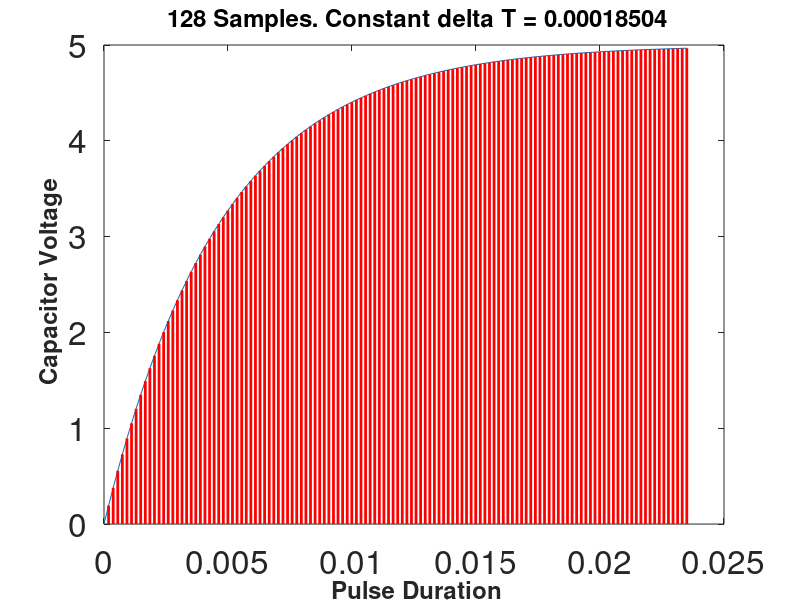
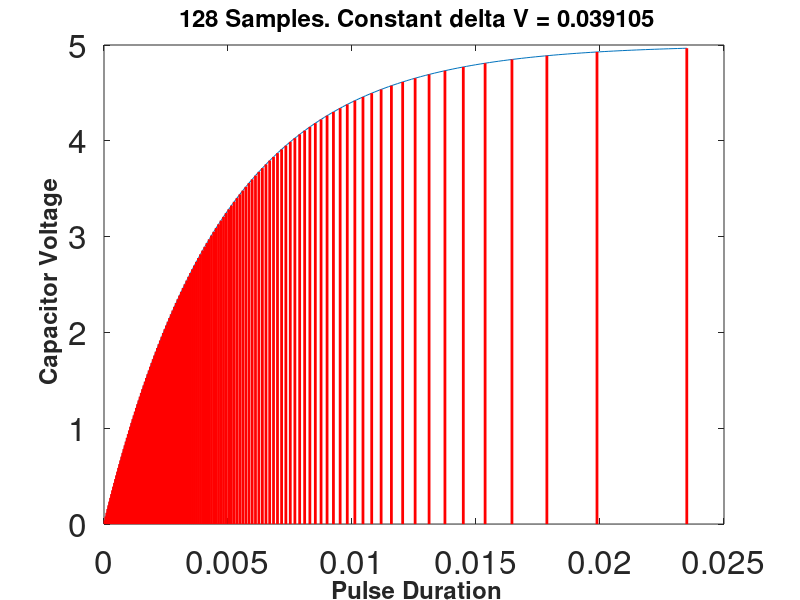
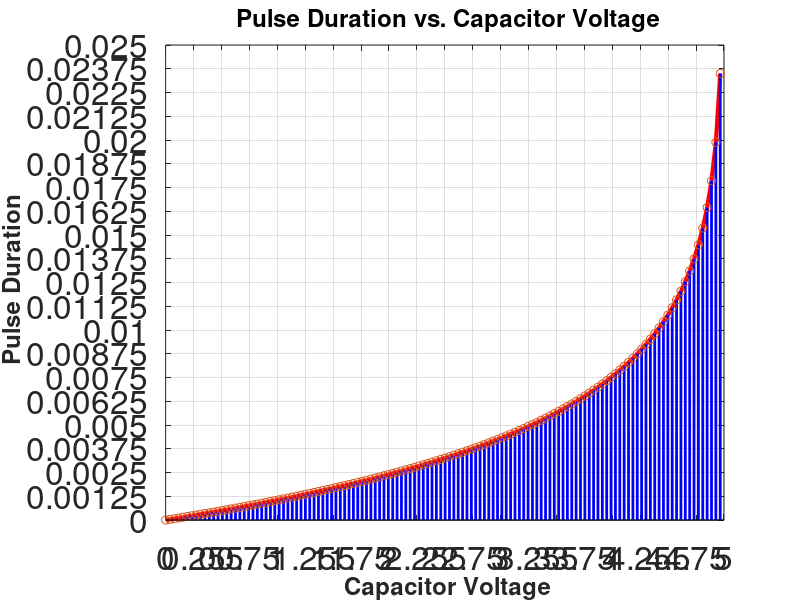

MATLAB code for these plots, in order:
# PWM to analog generator
# Pulse to analog output on a series RC circuit.

close all

R = 4.7E3;
C = 1E-6;
V = 5;

# pulse width to voltage
pw2v = @(pw) V * (1 - exp(-pw/(R * C)));

# voltage to pulse width
v2pw = @(Vc) -R * C * log(-Vc/V + 1);

#-----------------------------------------------------------------------------
# Plotting evenly distributed pulse widths.

t = linspace(0, 5 * R * C, 128);
figure()
plot(t, pw2v(t))

for n = 1:length(t)
    line([t(n), t(n)], [0, pw2v(t(n))], 'color', 'r', 'linewidth', 2)
end

labelX = '\fontsize{24}\bf Pulse Duration';
labelY = '\fontsize{24}\bf Capacitor Voltage';
titleStr1 = sprintf('\\fontsize{24}\\bf 128 Samples. Constant delta T = %s',...
     num2str(t(2)));
set(gca, 'Xlabel', labelX, 'Ylabel', labelY,...
     'fontsize', 24, 'title', titleStr1)
     
pause(.1)
set(gcf, 'Position', [1765, 1025, 1948, 790])

#-----------------------------------------------------------------------------
# Plotting evenly distributed voltages.

vt = linspace(0, pw2v(t(end)), 128);
figure(2)
plot(t, pw2v(t))

pw = arrayfun(v2pw, vt);

for n = 1:length(vt)
    line([pw(n), pw(n)], [0, vt(n)], 'color', 'r', 'linewidth', 2)
end

labelX = '\fontsize{24}\bf Pulse Duration';
labelY = '\fontsize{24}\bf Capacitor Voltage';
titleStr2 = sprintf('\\fontsize{24}\\bf 128 Samples. Constant delta V = %s',...
    num2str(vt(2)));
set(gca, 'Xlabel', labelX, 'Ylabel', labelY,...
    'fontsize', 24, 'title', titleStr2)

pause(.1)
set(gcf, 'Position', [1765, 144, 1948, 790])

#-----------------------------------------------------------------------------
# Plotting pulse duration vs. Capacitor Voltage.
figure(3)
plot(vt, pw, 'color', 'r', 'linewidth', 3)
hold on
stem(vt, pw, 'color', 'b', 'linewidth', 2)

labelX = '\fontsize{24}\bf Capacitor Voltage';
labelY = '\fontsize{24}\bf Pulse Duration';
titleStr = '\fontsize{24}\bf Pulse Duration vs. Capacitor Voltage';
set(gca, 'XLabel', labelX, 'YLabel', labelY, 'fontsize', 24,...
    'title',titleStr, 'XTick', 0:.25:5, 'YTick', 0:.00125:.025)

pause(.2)
set(gcf, 'Position', [1765, 228, 2000, 1510])
pause(.2)
set(gcf, 'Position', [1765, 228, 2000, 1500])
grid on

